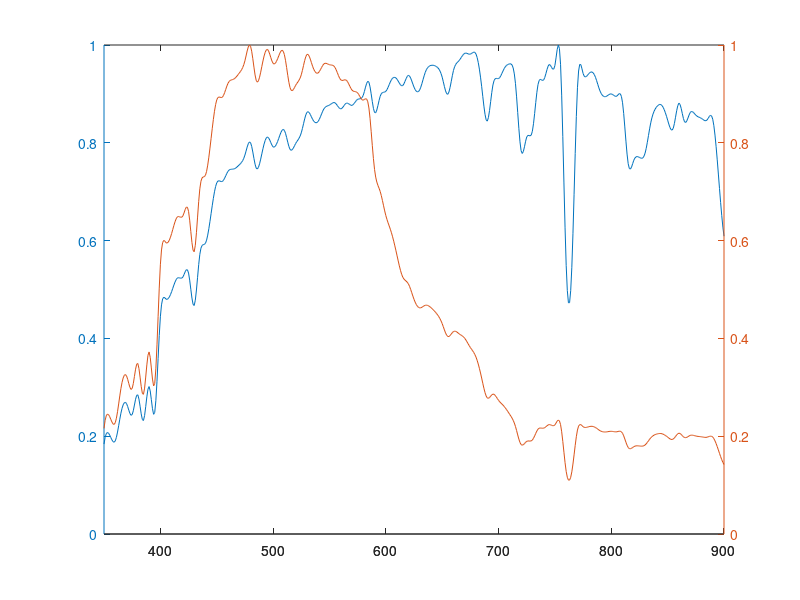
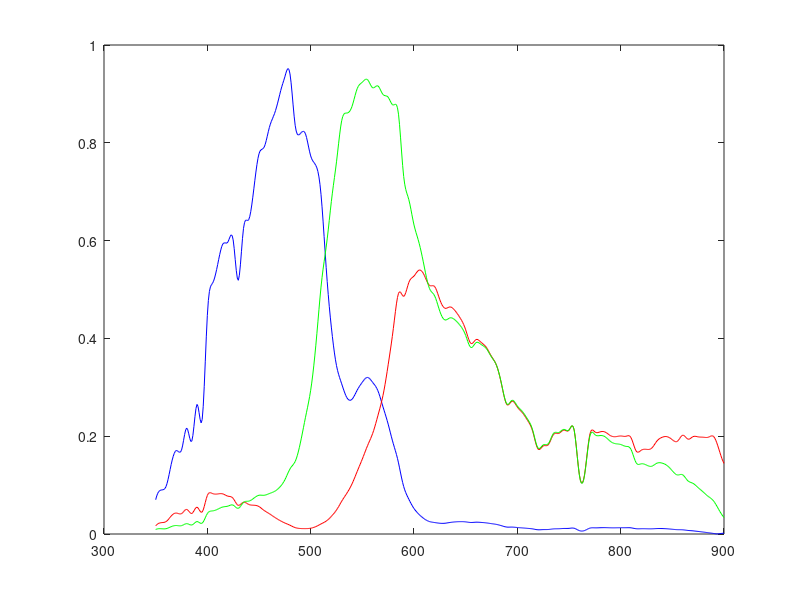

Reproduce these figures in MATLAB, in order. (Note: this script raises an error after producing the figures.)
%%%This is a MATLAB script for creating stripe targets,including green
%%%stripes and green_blue stripes.
clear all;
close all;
clc;
%% partI Input solar spectrum under water and three australian reef fish reflectance to 
%generate  reflectance spectrum.These datas was contributed by Stubbs et al.We thanks for them. 
depth = 3; % water depth in meters. default is 3m
lambda=350:900; % array of discrete wavelengths, one nm spacing. default is 350:900 and this is essential!
lambda=lambda';
solarspectrum1= [      % solar spectrum,spacing from 350 to 900 nm.
0.1839
0.1976
0.2051
0.2076
0.2063
0.2025
0.1975
0.1926
0.1889
0.1877
0.1904
0.1977
0.2085
0.2214
0.2347
0.2470
0.2570
0.2642
0.2684
0.2693
0.2667
0.2607
0.2532
0.2465
0.2427
0.2442
0.2521
0.2638
0.2756
0.2837
0.2846
0.2759
0.2613
0.2457
0.2343
0.2321
0.2422
0.2604
0.2804
0.2962
0.3015
0.2925
0.2747
0.2562
0.2448
0.2486
0.2728
0.3123
0.3592
0.4058
0.4442
0.4686
0.4807
0.4842
0.4829
0.4804
0.4798
0.4814
0.4849
0.4897
0.4957
0.5024
0.5091
0.5152
0.5202
0.5233
0.5242
0.5237
0.5231
0.5233
0.5257
0.5306
0.5363
0.5404
0.5403
0.5337
0.5192
0.5006
0.4825
0.4698
0.4673
0.4781
0.4990
0.5249
0.5509
0.5719
0.5845
0.5901
0.5917
0.5922
0.5945
0.6009
0.6112
0.6243
0.6393
0.6552
0.6712
0.6863
0.6998
0.7106
0.7181
0.7217
0.7224
0.7216
0.7207
0.7209
0.7234
0.7276
0.7326
0.7376
0.7417
0.7443
0.7455
0.7459
0.7461
0.7464
0.7473
0.7487
0.7506
0.7527
0.7549
0.7572
0.7600
0.7635
0.7683
0.7748
0.7829
0.7913
0.7982
0.8018
0.8003
0.7928
0.7812
0.7681
0.7562
0.7483
0.7464
0.7498
0.7570
0.7666
0.7774
0.7879
0.7974
0.8050
0.8102
0.8120
0.8102
0.8058
0.8003
0.7951
0.7917
0.7911
0.7931
0.7972
0.8027
0.8090
0.8156
0.8215
0.8257
0.8274
0.8255
0.8196
0.8109
0.8013
0.7926
0.7866
0.7846
0.7859
0.7894
0.7940
0.7986
0.8023
0.8056
0.8092
0.8139
0.8204
0.8291
0.8390
0.8488
0.8570
0.8623
0.8637
0.8619
0.8580
0.8531
0.8482
0.8444
0.8419
0.8409
0.8415
0.8438
0.8480
0.8533
0.8590
0.8646
0.8692
0.8722
0.8741
0.8752
0.8761
0.8771
0.8787
0.8804
0.8818
0.8824
0.8817
0.8794
0.8762
0.8729
0.8703
0.8693
0.8704
0.8731
0.8763
0.8793
0.8811
0.8812
0.8799
0.8782
0.8768
0.8765
0.8780
0.8807
0.8839
0.8869
0.8890
0.8897
0.8899
0.8905
0.8926
0.8973
0.9050
0.9139
0.9217
0.9258
0.9239
0.9145
0.9002
0.8844
0.8705
0.8620
0.8614
0.8670
0.8762
0.8865
0.8952
0.9004
0.9027
0.9034
0.9038
0.9052
0.9086
0.9134
0.9190
0.9245
0.9291
0.9322
0.9337
0.9338
0.9325
0.9298
0.9261
0.9220
0.9186
0.9166
0.9170
0.9204
0.9256
0.9312
0.9358
0.9380
0.9367
0.9325
0.9266
0.9200
0.9138
0.9088
0.9055
0.9041
0.9049
0.9080
0.9136
0.9209
0.9291
0.9371
0.9442
0.9496
0.9534
0.9559
0.9575
0.9583
0.9586
0.9586
0.9581
0.9571
0.9557
0.9538
0.9511
0.9471
0.9416
0.9342
0.9248
0.9148
0.9061
0.9003
0.8992
0.9040
0.9133
0.9250
0.9372
0.9479
0.9554
0.9603
0.9635
0.9658
0.9681
0.9712
0.9748
0.9783
0.9812
0.9831
0.9835
0.9829
0.9819
0.9812
0.9813
0.9826
0.9844
0.9855
0.9849
0.9815
0.9746
0.9642
0.9507
0.9343
0.9156
0.8951
0.8750
0.8582
0.8470
0.8443
0.8515
0.8660
0.8844
0.9030
0.9181
0.9272
0.9311
0.9318
0.9313
0.9313
0.9333
0.9371
0.9420
0.9471
0.9518
0.9555
0.9581
0.9599
0.9610
0.9615
0.9614
0.9591
0.9529
0.9409
0.9216
0.8940
0.8618
0.8297
0.8021
0.7839
0.7782
0.7822
0.7919
0.8032
0.8119
0.8152
0.8149
0.8141
0.8159
0.8236
0.8390
0.8597
0.8823
0.9033
0.9191
0.9274
0.9297
0.9289
0.9275
0.9285
0.9335
0.9414
0.9499
0.9569
0.9602
0.9586
0.9543
0.9507
0.9509
0.9581
0.9737
0.9906
1.0000
0.9930
0.9606
0.8975
0.8125
0.7179
0.6261
0.5494
0.4979
0.4728
0.4731
0.4976
0.5454
0.6140
0.6948
0.7781
0.8540
0.9126
0.9468
0.9604
0.9598
0.9514
0.9418
0.9362
0.9346
0.9357
0.9384
0.9414
0.9437
0.9449
0.9447
0.9429
0.9393
0.9339
0.9271
0.9197
0.9124
0.9060
0.9010
0.8975
0.8953
0.8943
0.8944
0.8955
0.8971
0.8987
0.8998
0.9001
0.8990
0.8974
0.8957
0.8949
0.8957
0.8982
0.9005
0.9002
0.8948
0.8819
0.8601
0.8325
0.8034
0.7769
0.7573
0.7476
0.7463
0.7505
0.7575
0.7644
0.7690
0.7713
0.7719
0.7713
0.7701
0.7688
0.7683
0.7692
0.7725
0.7788
0.7887
0.8011
0.8148
0.8285
0.8408
0.8508
0.8586
0.8646
0.8692
0.8728
0.8756
0.8776
0.8785
0.8781
0.8762
0.8726
0.8676
0.8613
0.8542
0.8464
0.8385
0.8316
0.8269
0.8260
0.8299
0.8394
0.8523
0.8655
0.8760
0.8811
0.8785
0.8705
0.8599
0.8497
0.8429
0.8416
0.8448
0.8505
0.8568
0.8618
0.8640
0.8637
0.8618
0.8591
0.8565
0.8546
0.8532
0.8522
0.8512
0.8499
0.8482
0.8465
0.8453
0.8452
0.8468
0.8502
0.8540
0.8562
0.8549
0.8483
0.8350
0.8158
0.7921
0.7651
0.7361
0.7066
0.6778
0.6511
0.6277
0.6090  
];
solarspectrum1=(solarspectrum1)/max(solarspectrum1); % normalize it
attenuationlengthdata=[    %Attenuation coefficient of solar spectrum in water
301.703	0.098
315.619	0.081
322.819	0.069
334.373	0.055
353.546	0.039
369.399	0.031
393.589	0.024
422.558	0.024
451.842	0.024
484.446	0.023
496.430	0.029
507.439	0.034
516.631	0.047
521.839	0.049
531.880	0.053
548.697	0.064
567.216	0.080
576.892	0.093
585.546	0.117
594.737	0.175
601.937	0.215
611.091	0.264
628.022	0.316
654.574	0.361
671.875	0.400
687.842	0.457
704.718	0.525
719.347	0.580
720.000 0.580
730.000 0.580
800     0.580
900     0.580
];
% convert this into our default spectral spacing of 350:900
z0=spline(attenuationlengthdata(:,1),attenuationlengthdata(:,2),lambda);
T=exp(-depth.*z0);
% make attenuated solar spectrum
solarspectrum=T.*solarspectrum1;
% normalize to unity at peak
solarspectrum=(solarspectrum)/max(solarspectrum);
figure(1)
plotyy(lambda,solarspectrum1,lambda,solarspectrum)
%three australian reef fish reflectance data
fish=[
    0.3248    0.0431    0.0781
    0.3344    0.0435    0.0820
    0.3442    0.0439    0.0857
    0.3541    0.0443    0.0893
    0.3641    0.0447    0.0928
    0.3742    0.0451    0.0961
    0.3844    0.0456    0.0994
    0.3947    0.0460    0.1025
    0.4050    0.0465    0.1055
    0.4154    0.0470    0.1084
    0.4258    0.0476    0.1111
    0.4362    0.0481    0.1138
    0.4467    0.0487    0.1163
    0.4571    0.0492    0.1187
    0.4674    0.0498    0.1211
    0.4778    0.0504    0.1233
    0.4880    0.0511    0.1254
    0.4983    0.0517    0.1274
    0.5084    0.0523    0.1293
    0.5184    0.0530    0.1310
    0.5283    0.0537    0.1327
    0.5381    0.0543    0.1343
    0.5477    0.0550    0.1358
    0.5573    0.0557    0.1372
    0.5667    0.0564    0.1385
    0.5759    0.0571    0.1397
    0.5851    0.0579    0.1408
    0.5943    0.0586    0.1418
    0.6033    0.0593    0.1428
    0.6123    0.0601    0.1436
    0.6213    0.0608    0.1444
    0.6302    0.0616    0.1450
    0.6391    0.0623    0.1456
    0.6481    0.0631    0.1461
    0.6570    0.0638    0.1465
    0.6660    0.0646    0.1469
    0.6750    0.0654    0.1471
    0.6841    0.0661    0.1473
    0.6933    0.0669    0.1474
    0.7025    0.0677    0.1474
    0.7118    0.0684    0.1474
    0.7213    0.0692    0.1473
    0.7308    0.0699    0.1471
    0.7405    0.0707    0.1468
    0.7504    0.0714    0.1465
    0.7604    0.0722    0.1461
    0.7706    0.0729    0.1457
    0.7809    0.0737    0.1451
    0.7913    0.0744    0.1446
    0.8018    0.0751    0.1439
    0.8121    0.0758    0.1432
    0.8223    0.0765    0.1425
    0.8324    0.0772    0.1416
    0.8421    0.0779    0.1408
    0.8515    0.0786    0.1398
    0.8605    0.0793    0.1389
    0.8690    0.0799    0.1378
    0.8769    0.0806    0.1368
    0.8842    0.0812    0.1356
    0.8909    0.0819    0.1345
    0.8967    0.0825    0.1332
    0.9018    0.0831    0.1320
    0.9061    0.0836    0.1307
    0.9097    0.0842    0.1293
    0.9127    0.0848    0.1279
    0.9150    0.0853    0.1265
    0.9167    0.0858    0.1250
    0.9179    0.0863    0.1235
    0.9185    0.0868    0.1220
    0.9186    0.0873    0.1204
    0.9183    0.0877    0.1188
    0.9176    0.0881    0.1172
    0.9165    0.0885    0.1156
    0.9151    0.0889    0.1139
    0.9134    0.0893    0.1122
    0.9114    0.0896    0.1104
    0.9092    0.0899    0.1087
    0.9068    0.0902    0.1069
    0.9043    0.0905    0.1051
    0.9016    0.0907    0.1033
    0.8989    0.0909    0.1014
    0.8962    0.0911    0.0996
    0.8934    0.0913    0.0977
    0.8907    0.0914    0.0958
    0.8881    0.0915    0.0939
    0.8855    0.0916    0.0920
    0.8832    0.0916    0.0901
    0.8810    0.0916    0.0882
    0.8790    0.0916    0.0863
    0.8773    0.0916    0.0843
    0.8759    0.0915    0.0824
    0.8747    0.0914    0.0805
    0.8738    0.0912    0.0785
    0.8732    0.0910    0.0766
    0.8728    0.0908    0.0747
    0.8727    0.0906    0.0727
    0.8728    0.0903    0.0708
    0.8732    0.0901    0.0689
    0.8739    0.0898    0.0670
    0.8748    0.0895    0.0651
    0.8760    0.0893    0.0632
    0.8774    0.0891    0.0613
    0.8791    0.0889    0.0594
    0.8810    0.0887    0.0575
    0.8832    0.0887    0.0557
    0.8857    0.0886    0.0539
    0.8884    0.0887    0.0521
    0.8914    0.0888    0.0503
    0.8946    0.0890    0.0485
    0.8981    0.0893    0.0468
    0.9018    0.0897    0.0451
    0.9058    0.0902    0.0434
    0.9100    0.0909    0.0417
    0.9145    0.0916    0.0401
    0.9193    0.0926    0.0385
    0.9242    0.0936    0.0369
    0.9295    0.0948    0.0354
    0.9350    0.0962    0.0339
    0.9407    0.0978    0.0324
    0.9467    0.0995    0.0309
    0.9529    0.1015    0.0295
    0.9588    0.1036    0.0282
    0.9633    0.1060    0.0269
    0.9659    0.1086    0.0256
    0.9668    0.1114    0.0244
    0.9660    0.1144    0.0232
    0.9639    0.1177    0.0220
    0.9603    0.1212    0.0210
    0.9556    0.1251    0.0199
    0.9499    0.1291    0.0189
    0.9432    0.1335    0.0180
    0.9357    0.1382    0.0171
    0.9277    0.1431    0.0163
    0.9191    0.1484    0.0155
    0.9101    0.1539    0.0148
    0.9009    0.1598    0.0141
    0.8917    0.1661    0.0135
    0.8824    0.1727    0.0130
    0.8734    0.1796    0.0125
    0.8647    0.1869    0.0121
    0.8565    0.1946    0.0118
    0.8489    0.2027    0.0115
    0.8420    0.2114    0.0113
    0.8359    0.2206    0.0112
    0.8305    0.2304    0.0111
    0.8256    0.2409    0.0111
    0.8210    0.2521    0.0112
    0.8167    0.2641    0.0113
    0.8124    0.2770    0.0116
    0.8081    0.2907    0.0119
    0.8034    0.3054    0.0123
    0.7984    0.3211    0.0128
    0.7928    0.3378    0.0133
    0.7864    0.3557    0.0140
    0.7792    0.3747    0.0147
    0.7709    0.3949    0.0155
    0.7615    0.4165    0.0164
    0.7506    0.4393    0.0174
    0.7383    0.4636    0.0185
    0.7243    0.4889    0.0197
    0.7085    0.5149    0.0210
    0.6907    0.5413    0.0223
    0.6708    0.5677    0.0238
    0.6486    0.5936    0.0254
    0.6240    0.6188    0.0270
    0.5971    0.6427    0.0288
    0.5689    0.6651    0.0307
    0.5404    0.6860    0.0326
    0.5123    0.7056    0.0347
    0.4857    0.7238    0.0369
    0.4611    0.7408    0.0392
    0.4385    0.7567    0.0416
    0.4178    0.7715    0.0441
    0.3990    0.7854    0.0467
    0.3820    0.7983    0.0494
    0.3667    0.8105    0.0523
    0.3530    0.8220    0.0553
    0.3409    0.8328    0.0583
    0.3303    0.8430    0.0615
    0.3211    0.8527    0.0649
    0.3132    0.8618    0.0683
    0.3066    0.8703    0.0718
    0.3012    0.8784    0.0755
    0.2970    0.8859    0.0792
    0.2937    0.8930    0.0831
    0.2915    0.8997    0.0871
    0.2901    0.9060    0.0912
    0.2896    0.9118    0.0954
    0.2898    0.9173    0.0997
    0.2907    0.9225    0.1041
    0.2921    0.9273    0.1087
    0.2941    0.9318    0.1133
    0.2966    0.9361    0.1180
    0.2994    0.9401    0.1229
    0.3025    0.9438    0.1279
    0.3059    0.9474    0.1329
    0.3094    0.9508    0.1381
    0.3130    0.9540    0.1434
    0.3166    0.9571    0.1487
    0.3201    0.9600    0.1542
    0.3235    0.9627    0.1598
    0.3267    0.9653    0.1655
    0.3296    0.9678    0.1713
    0.3321    0.9701    0.1772
    0.3342    0.9723    0.1832
    0.3357    0.9743    0.1892
    0.3367    0.9762    0.1954
    0.3370    0.9779    0.2017
    0.3366    0.9796    0.2081
    0.3355    0.9811    0.2147
    0.3337    0.9824    0.2215
    0.3313    0.9837    0.2285
    0.3283    0.9848    0.2359
    0.3247    0.9859    0.2436
    0.3206    0.9868    0.2518
    0.3160    0.9876    0.2604
    0.3109    0.9883    0.2695
    0.3053    0.9889    0.2792
    0.2994    0.9894    0.2896
    0.2931    0.9898    0.3006
    0.2864    0.9901    0.3123
    0.2794    0.9903    0.3248
    0.2722    0.9904    0.3382
    0.2646    0.9904    0.3524
    0.2569    0.9904    0.3675
    0.2490    0.9903    0.3837
    0.2410    0.9901    0.4006
    0.2328    0.9898    0.4183
    0.2245    0.9895    0.4364
    0.2162    0.9891    0.4549
    0.2079    0.9886    0.4736
    0.1995    0.9881    0.4923
    0.1912    0.9875    0.5108
    0.1830    0.9868    0.5291
    0.1749    0.9861    0.5471
    0.1669    0.9854    0.5650
    0.1591    0.9846    0.5827
    0.1515    0.9838    0.6003
    0.1442    0.9829    0.6176
    0.1371    0.9820    0.6349
    0.1303    0.9810    0.6519
    0.1238    0.9801    0.6688
    0.1177    0.9791    0.6856
    0.1119    0.9780    0.7021
    0.1065    0.9770    0.7183
    0.1014    0.9759    0.7344
    0.0965    0.9748    0.7501
    0.0920    0.9737    0.7656
    0.0877    0.9726    0.7807
    0.0837    0.9715    0.7956
    0.0800    0.9704    0.8100
    0.0765    0.9693    0.8241
    0.0732    0.9682    0.8379
    0.0701    0.9671    0.8511
    0.0673    0.9660    0.8640
    0.0647    0.9649    0.8763
    0.0622    0.9638    0.8881
    0.0600    0.9627    0.8994
    0.0580    0.9617    0.9102
    0.0561    0.9607    0.9203
    0.0544    0.9597    0.9298
    0.0529    0.9587    0.9387
    0.0515    0.9578    0.9469
    0.0503    0.9569    0.9543
    0.0493    0.9561    0.9611
    0.0484    0.9552    0.9673
    0.0476    0.9544    0.9728
    0.0470    0.9537    0.9777
    0.0465    0.9530    0.9820
    0.0461    0.9523    0.9858
    0.0458    0.9516    0.9890
    0.0456    0.9510    0.9917
    0.0455    0.9504    0.9940
    0.0455    0.9498    0.9958
    0.0456    0.9493    0.9972
    0.0458    0.9487    0.9982
    0.0460    0.9483    0.9989
    0.0464    0.9478    0.9992
    0.0467    0.9474    0.9992
    0.0472    0.9470    0.9989
    0.0476    0.9466    0.9984
    0.0481    0.9462    0.9976
    0.0487    0.9459    0.9967
    0.0493    0.9456    0.9955
    0.0499    0.9453    0.9942
    0.0505    0.9451    0.9928
    0.0511    0.9449    0.9913
    0.0517    0.9447    0.9897
    0.0523    0.9445    0.9881
    0.0530    0.9443    0.9865
    0.0535    0.9442    0.9849
    0.0541    0.9441    0.9833
    0.0547    0.9440    0.9817
    0.0552    0.9439    0.9802
    0.0556    0.9438    0.9787
    0.0560    0.9438    0.9773
    0.0564    0.9438    0.9759
    0.0568    0.9438    0.9746
    0.0571    0.9438    0.9732
    0.0574    0.9438    0.9720
    0.0576    0.9439    0.9707
    0.0578    0.9440    0.9695
    0.0580    0.9440    0.9683
    0.0581    0.9441    0.9672
    0.0583    0.9443    0.9661
    0.0583    0.9444    0.9651
    0.0584    0.9445    0.9641
    0.0584    0.9447    0.9631
    0.0584    0.9449    0.9622
    0.0584    0.9451    0.9613
    0.0584    0.9453    0.9604
    0.0583    0.9455    0.9596
    0.0582    0.9457    0.9589
    0.0581    0.9459    0.9581
    0.0580    0.9462    0.9574
    0.0578    0.9464    0.9568
    0.0576    0.9467    0.9562
    0.0575    0.9469    0.9556
    0.0573    0.9472    0.9550
    0.0570    0.9475    0.9545
    0.0568    0.9478    0.9541
    0.0566    0.9481    0.9536
    0.0563    0.9484    0.9532
    0.0560    0.9487    0.9528
    0.0558    0.9491    0.9525
    0.0555    0.9494    0.9522
    0.0552    0.9497    0.9519
    0.0549    0.9500    0.9516
    0.0546    0.9504    0.9514
    0.0543    0.9507    0.9511
    0.0540    0.9511    0.9509
    0.0536    0.9514    0.9508
    0.0533    0.9518    0.9506
    0.0530    0.9521    0.9505
    0.0527    0.9524    0.9504
    0.0524    0.9528    0.9502
    0.0520    0.9531    0.9502
    0.0517    0.9535    0.9501
    0.0514    0.9538    0.9500
    0.0511    0.9542    0.9500
    0.0508    0.9545    0.9500
    0.0505    0.9549    0.9499
    0.0502    0.9552    0.9499
    0.0500    0.9556    0.9499
    0.0497    0.9559    0.9499
    0.0494    0.9562    0.9499
    0.0492    0.9565    0.9499
    0.0490    0.9568    0.9499
    0.0488    0.9572    0.9499
    0.0486    0.9575    0.9500
    0.0484    0.9578    0.9500
    0.0482    0.9581    0.9500
    0.0480    0.9583    0.9500
    0.0479    0.9586    0.9500
    0.0478    0.9589    0.9500
    0.0476    0.9591    0.9501
    0.0475    0.9594    0.9501
    0.0474    0.9596    0.9501
    0.0474    0.9598    0.9501
    0.0473    0.9601    0.9501
    0.0472    0.9603    0.9501
    0.0472    0.9605    0.9501
    0.0471    0.9606    0.9501
    0.0471    0.9608    0.9501
    0.0471    0.9610    0.9501
    0.0471    0.9611    0.9501
    0.0471    0.9612    0.9501
    0.0471    0.9613    0.9501
    0.0471    0.9614    0.9501
    0.0472    0.9615    0.9501
    0.0472    0.9616    0.9500
    0.0473    0.9616    0.9500
    0.0473    0.9616    0.9500
    0.0474    0.9617    0.9500
    0.0475    0.9616    0.9500
    0.0475    0.9616    0.9500
    0.0476    0.9616    0.9500
    0.0477    0.9615    0.9500
    0.0478    0.9614    0.9500
    0.0480    0.9613    0.9500
    0.0481    0.9612    0.9500
    0.0482    0.9610    0.9500
    0.0483    0.9609    0.9500
    0.0485    0.9607    0.9500
    0.0486    0.9605    0.9499
    0.0488    0.9602    0.9499
    0.0490    0.9600    0.9499
    0.0491    0.9597    0.9499
    0.0493    0.9594    0.9499
    0.0495    0.9590    0.9499
    0.0497    0.9587    0.9499
    0.0498    0.9583    0.9499
    0.0500    0.9579    0.9499
    0.0502    0.9574    0.9499
    0.0504    0.9569    0.9499
    0.0506    0.9564    0.9499
    0.0508    0.9559    0.9499
    0.0510    0.9554    0.9500
    0.0513    0.9548    0.9500
    0.0515    0.9542    0.9500
    0.0517    0.9535    0.9500
    0.0519    0.9528    0.9500
    0.0521    0.9521    0.9500
    0.0524    0.9514    0.9500
    0.0526    0.9506    0.9501
    0.0528    0.9498    0.9501
    0.0530    0.9490    0.9501
    0.0533    0.9481    0.9501
    0.0535    0.9472    0.9502
    0.0537    0.9462    0.9502
    0.0540    0.9453    0.9502
    0.0542    0.9442    0.9503
    0.0544    0.9432    0.9503
    0.0547    0.9421    0.9504
    0.0549    0.9410    0.9504
    0.0551    0.9398    0.9505
    0.0554    0.9386    0.9505
    0.0556    0.9374    0.9506
    0.0558    0.9361    0.9506
    0.0560    0.9348    0.9507
    0.0563    0.9334    0.9508
    0.0565    0.9320    0.9508
    0.0567    0.9306    0.9509
    0.0569    0.9291    0.9510
    0.0571    0.9276    0.9511
    0.0574    0.9260    0.9511
    0.0576    0.9244    0.9512
    0.0578    0.9228    0.9513
    0.0580    0.9211    0.9514
    0.0582    0.9193    0.9515
    0.0584    0.9175    0.9516
    0.0586    0.9157    0.9517
    0.0587    0.9138    0.9518
    0.0589    0.9119    0.9519
    0.0591    0.9099    0.9521
    0.0593    0.9079    0.9522
    0.0594    0.9059    0.9523
    0.0596    0.9037    0.9524
    0.0598    0.9016    0.9526
    0.0599    0.8994    0.9527
    0.0601    0.8971    0.9529
    0.0602    0.8948    0.9530
    0.0603    0.8924    0.9532
    0.0604    0.8900    0.9533
    0.0606    0.8876    0.9535
    0.0607    0.8851    0.9537
    0.0608    0.8825    0.9539
    0.0609    0.8799    0.9541
    0.0610    0.8772    0.9542
    0.0610    0.8745    0.9544
    0.0611    0.8717    0.9546
    0.0612    0.8689    0.9548
    0.0612    0.8660    0.9551
    0.0613    0.8630    0.9553
    0.0613    0.8600    0.9555
    0.0613    0.8570    0.9557
    0.0613    0.8538    0.9560
    0.0613    0.8507    0.9562
    0.0613    0.8474    0.9565
    0.0613    0.8441    0.9567
    0.0613    0.8408    0.9570
    0.0612    0.8374    0.9572
    0.0612    0.8339    0.9575
    0.0611    0.8304    0.9578
    0.0611    0.8268    0.9581
    0.0610    0.8231    0.9584
    0.0609    0.8194    0.9587
    0.0608    0.8156    0.9590
    0.0607    0.8118    0.9593
    0.0605    0.8079    0.9596
    0.0604    0.8039    0.9599
    0.0602    0.7999    0.9603
    0.0601    0.7958    0.9606
    0.0599    0.7916    0.9610
    0.0597    0.7874    0.9613
    0.0595    0.7831    0.9617
    0.0592    0.7788    0.9621
    0.0590    0.7743    0.9625
    0.0587    0.7698    0.9628
    0.0585    0.7653    0.9632
    0.0582    0.7606    0.9637
    0.0579    0.7559    0.9641
    0.0576    0.7512    0.9645
    0.0572    0.7463    0.9649
    0.0569    0.7414    0.9654
    0.0565    0.7364    0.9658
    0.0562    0.7314    0.9663
    0.0558    0.7262    0.9667
    0.0553    0.7210    0.9672
    0.0549    0.7158    0.9677
    0.0545    0.7104    0.9682
    0.0540    0.7050    0.9687
    0.0535    0.6995    0.9692
    0.0530    0.6940    0.9697
    0.0525    0.6883    0.9702
    0.0520    0.6826    0.9707
    0.0514    0.6768    0.9713
    0.0508    0.6709    0.9718
    0.0502    0.6650    0.9724
    0.0496    0.6589    0.9730
    0.0490    0.6528    0.9735
    0.0483    0.6467    0.9741
    0.0477    0.6404    0.9747
    0.0470    0.6341    0.9753
    0.0463    0.6276    0.9760
    0.0455    0.6211    0.9766
    0.0448    0.6146    0.9772
    0.0440    0.6079    0.9779
    0.0432    0.6011    0.9785
    0.0424    0.5943    0.9792
    0.0416    0.5874    0.9799
    0.0407    0.5804    0.9806
    0.0398    0.5733    0.9813
    0.0389    0.5662    0.9820
    0.0380    0.5589    0.9827
    0.0370    0.5516    0.9834
    0.0361    0.5442    0.9842
    0.0351    0.5367    0.9849
    0.0341    0.5291    0.9857
    0.0330    0.5214    0.9865
    0.0320    0.5136    0.9872
    0.0309    0.5058    0.9880
    0.0297    0.4978    0.9888
    0.0286    0.4898    0.9897
    0.0274    0.4817    0.9905
    0.0263    0.4735    0.9913
    0.0250    0.4652    0.9922
    0.0238    0.4568    0.9931
    0.0225    0.4483    0.9939
    0.0212    0.4397    0.9948
    0.0199    0.4310    0.9957
    0.0186    0.4223    0.9966
    0.0172    0.4134    0.9975
    0.0158    0.4045    0.9985
    0.0144    0.3954    0.9994
    0.0129    0.3863    1.0004
    0.0115    0.3770    1.0014
    0.0100    0.3677    1.0023
    0.0084    0.3583    1.0033
    0.0069    0.3488    1.0044
    0.0053    0.3392    1.0054
    0.0037    0.3294    1.0064
    0.0020    0.3196    1.0075
    0.0003    0.3097    1.0085
    0.0014    0.2997    1.0096
    0.0031    0.2896    1.0107
    0.0049    0.2794    1.0118
    0.0067    0.2691    1.0129
    0.0085    0.2586    1.0140
    0.0103    0.2481    1.0151
    0.0122    0.2375    1.0163];
blue_reflectance=fish(:,1); 
green_reflectance=fish(:,2);
red_reflectance=fish(:,3);
bluesignal=blue_reflectance.*solarspectrum;    %generate the target reflectance spectrum
greensignal=green_reflectance.*solarspectrum;  
redsignal=red_reflectance.*solarspectrum;
figure(2)
plot(lambda,bluesignal,'b');
hold on;
plot(lambda,redsignal,'r');
hold on;
plot(lambda,greensignal,'g');
%% partII import the stripe target
stripe=imread('stripe.jpg');
stripe=im2double(stripe);
stripe=im2bw(stripe);
[stripe_rows,stripe_cols]=size(stripe);
figure(3)
imshow(stripe)
red=[1 0 0]; 
green=[0 1 0];
blue=[0 0 1];
black=[0 0 0];
white=[1 1 1];
color1=green;   
color2=blue;   %if you want to generate green_blue target,just choose color2=blue
redimage=color1(1)*stripe+color2(1)*~stripe;
greenimage=color1(2)*stripe+color2(2)*~stripe;
blueimage=color1(3)*stripe+color2(3)*~stripe;
stripeRGB=zeros(stripe_rows,stripe_cols,3); % generate RGB image
for rowcounter=1:stripe_rows
    for colcounter=1:stripe_cols
        stripe_RGB(rowcounter,colcounter,1)=redimage(rowcounter,colcounter);
        stripe_RGB(rowcounter,colcounter,2)=greenimage(rowcounter,colcounter);
        stripe_RGB(rowcounter,colcounter,3)=blueimage(rowcounter,colcounter);
    end
end
figure(4)
imshow(stripe_RGB)
%% partIII Assign reflectance spectrum to stripe target and so create spectral images
redpart=zeros(stripe_rows,stripe_cols,length(lambda));
greenpart=redpart;
bluepart=redpart;
flux=redpart;
for rowcounter=1:stripe_rows
    creating_spectral_images_at_row=rowcounter
    for colcounter=1:stripe_cols
        for wavelengthcounter=1:length(lambda)
           redpart(rowcounter,colcounter,wavelengthcounter)=redimage(rowcounter,colcounter).*redsignal(wavelengthcounter);
           greenpart(rowcounter,colcounter,wavelengthcounter)=greenimage(rowcounter,colcounter).*greensignal(wavelengthcounter);
           bluepart(rowcounter,colcounter,wavelengthcounter)=blueimage(rowcounter,colcounter).*bluesignal(wavelengthcounter);
           flux(rowcounter,colcounter,wavelengthcounter)= redpart(rowcounter,colcounter,wavelengthcounter)+bluepart(rowcounter,colcounter,wavelengthcounter)+...
               greenpart(rowcounter,colcounter,wavelengthcounter);
        end
    end
end
figure(5)
for foo=51:5:351
imshow(flux(:,:,foo))
label= strcat(['Wavelength = ' num2str(lambda(foo)) 'nm'])
title(label)
pause(0.5)
end
% save 400-700nm spectral images (interval is 5nm)to mat
for i=1:61   
spectralimage(:,:,i)=flux(:,:,51+(i-1)*5);
end
save('spectralimage.mat','spectralimage')
 
